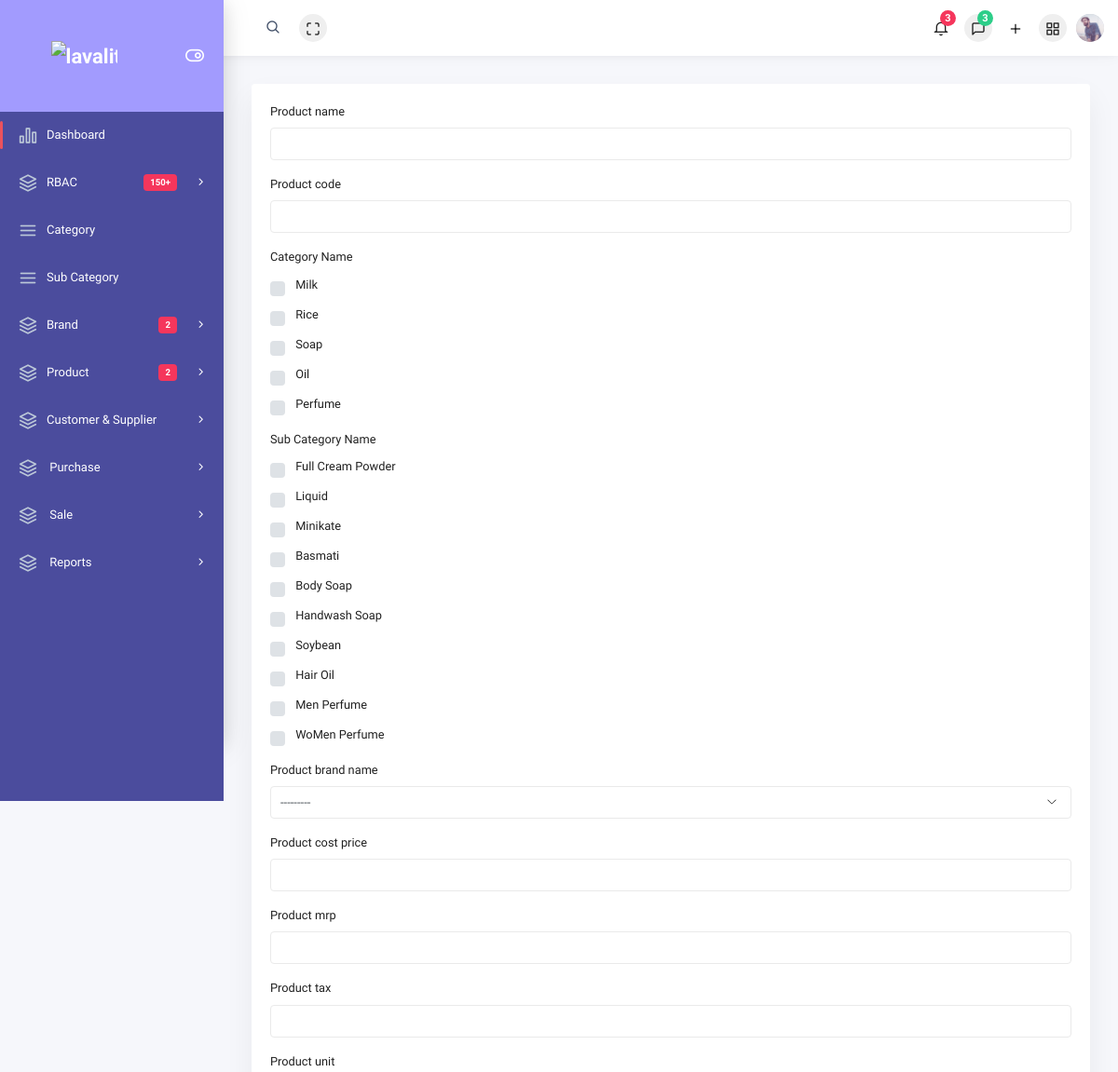
Before: /backend/product_template (signed in, upper part) with the older database file.
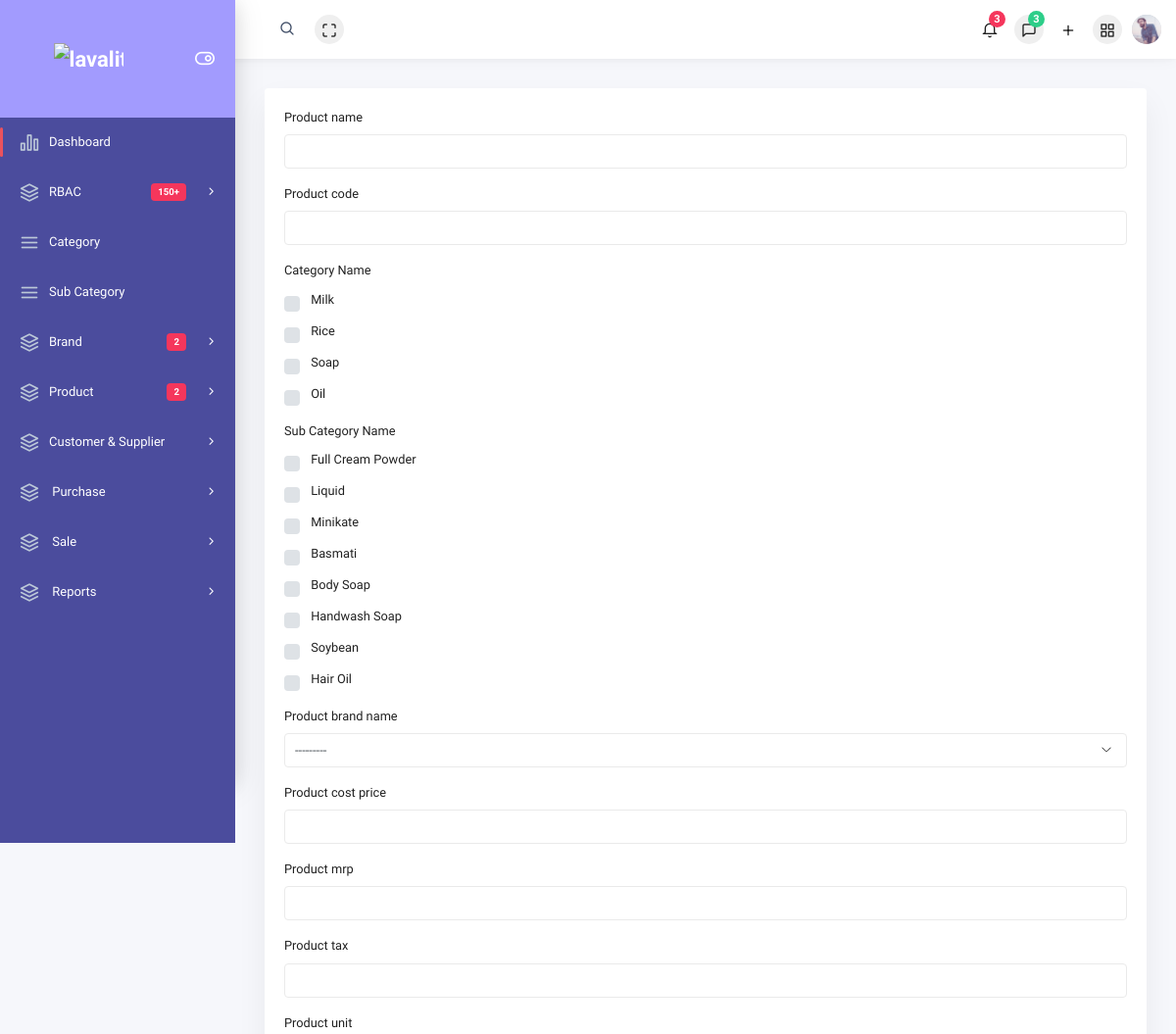
After: the same page with the newer database file.
### backend/models.py (models this page shows, shortened)
class Category(models.Model):
    category_name = models.CharField(max_length=50, unique=True)
    category_code = models.IntegerField(unique=True)
    category_description = models.TextField()
    category_status = models.CharField(max_length=20)
    created_at = models.DateTimeField(auto_now_add=True)
    updated_at = models.DateTimeField(auto_now=True)

class SubCategory(models.Model):
    category_name = models.ForeignKey(Category, on_delete=models.CASCADE,default=1)
    sub_category_name = models.CharField(max_length=50, unique=True)
    sub_category_code = models.IntegerField(unique=True)
    sub_category_description = models.TextField()
    sub_category_status = models.CharField(max_length=20)
    created_at = models.DateTimeField(auto_now_add=True)
    updated_at = models.DateTimeField(auto_now=True)

### product_template/views.py (the view)
# urls.py: path('product_template', product_template_views.product_template, name="product_template"),
@login_required
def product_template(request):
    if request.method == 'POST':
        form = ProductTemplateForm(request.POST, request.FILES)
        if form.is_valid():
            new_data = form.save()
            product_category = request.POST.getlist('product_category[]')
            product_sub_category = request.POST.getlist('product_sub_category[]')
            product_image_title = request.POST.getlist('product_image_title[]', None)
            product_image_data = request.FILES.getlist('product_image_data[]', None)
            for product_category_data in product_category:
                category_data = get_object_or_404(Category, pk=product_category_data)
                category = ProductTemplateCategory()
                category.product_template_id = new_data.pk
                category.product_category = category_data
                category.save()
            for product_sub_category_data in product_sub_category:
                sub_category = ProductTemplateSubCategory()
                sub_category_data = get_object_or_404(SubCategory, pk=product_sub_category_data)
                sub_category.product_template_id = new_data.pk
                sub_category.product_sub_category = sub_category_data
                sub_category.save()
            if product_image_data and product_image_title:
                for i in range(len(product_image_title)):
                    other_images = ProductTemplateImages()
                    other_images.product_template = new_data
                    other_images.product_image_title = product_image_title[i]
                    other_images.product_image = product_image_data[i]
                    other_images.save()
            messages.success(request, 'New Product Template Created Successfully')
            return HttpResponseRedirect(reverse('product_template'))
    else:
        form = ProductTemplateForm()
    category = Category.objects.filter(category_status='Active')
    sub_category = SubCategory.objects.filter(sub_category_status='Active')
    context = {
        'form': form,
        'category': category,
        'sub_category': sub_category
    }
    return render(request, 'backend/Product/product_template.html', context)

### product_template/forms/product_template.py
class ProductTemplateForm(forms.ModelForm):
    class Meta:
        model = ProductTemplate
        fields = "__all__"
        brand = Company.objects.filter(company_status='Active')
        status_choice = (('Active', 'Active'), ('Inactive', 'Inactive'))
        widgets = {
            'product_name': forms.TextInput(attrs={'class': 'form-control'}),
            'product_code': forms.TextInput(attrs={'class': 'form-control'}),
            'product_brand_name': forms.Select(choices=brand, attrs={'class': 'form-control'}),
            'product_cost_price': forms.NumberInput(attrs={'class': 'form-control'}),
            'product_mrp': forms.NumberInput(attrs={'class': 'form-control'}),
            'product_tax': forms.NumberInput(attrs={'class': 'form-control'}),
            'product_unit': forms.TextInput(attrs={'class': 'form-control'}),
            'product_description': forms.Textarea(attrs={'class': 'form-control', 'rows': '2'}),
            'product_status': forms.Select(choices=status_choice, attrs={'class': 'form-control'}),
            'is_published': forms.CheckboxInput(attrs={'class': 'custom-control-input select_all_child'})
        }

### templates/backend/Product/product_template.html (shortened to what the changed rows need)
{% extends 'backend/index.html' %}
{% block maincontent %}
<div class="main-content">
                 <div class="col-md-12">
                                <div class="card">
                                    <div class="card-body">
                                        <form class="forms-sample" action="" method="POST" enctype="multipart/form-data">
                                            <div class="form-group">
                                                <div>
                                                {% for category_data in category %}
                                                    <label class="custom-control custom-checkbox">
                                                    <span class="custom-control-label">&nbsp;{{category_data.category_name}}</span>
                                                    </label>
                                                {% endfor %}
                                                </div>
                                            </div>
                                           <div class="form-group">
                                                <div>
                                                {% for sub_category_value in sub_category %}
                                                <label class="custom-control custom-checkbox">
                                                    <span class="custom-control-label">&nbsp;{{sub_category_value.sub_category_name}}</span>
                                                </label>
                                                {% endfor %}
                                                </div>
                                            </div>
                                          </form>
                                    </div>
                                </div>
                            </div>
                </div>
{% endblock maincontent %}

Changed rows visible on the page:
removed Category: category_name "Perfume"
removed SubCategory: sub_category_name "Men Perfume"
removed SubCategory: sub_category_name "WoMen Perfume"
